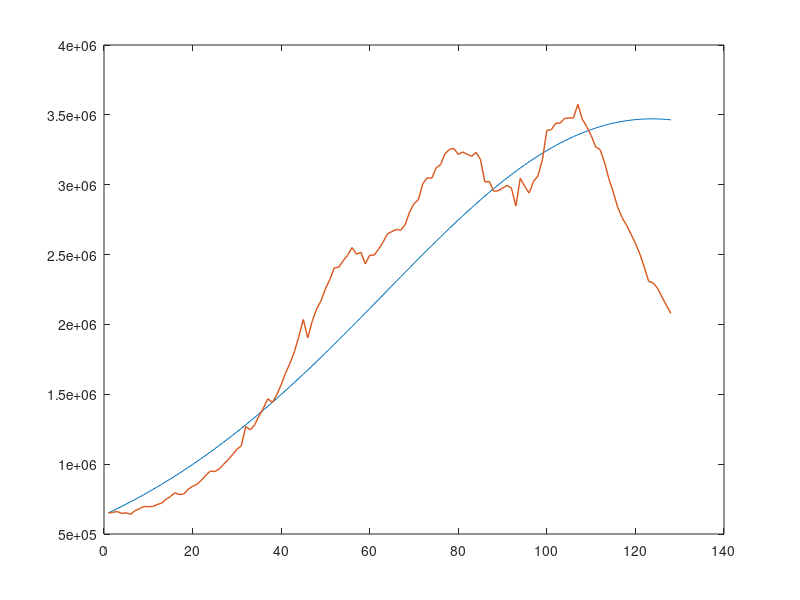

This figure's MATLAB source:
active(1) = 650657;
spread_rate = 0.069256674;
total(1) = 7283715;
total_pop = 311000000;
recovery = 0.0295;
for s = 1:1
    active_reality = [650657;
654983
661019
647568
651146
641530
666597
681313
696664
695385
697148
710967
720651
747930
767880
794864
782127
786174
820251
841545
855466
885544
919522
950397
947170
965415
999168
1031725
1066677
1106161
1130601
1269208
1245788
1280816
1344436
1401061
1468840
1440846
1495089
1568056
1651686
1722205
1806727
1913641
2035270
1903697
2020835
2110089
2168938
2255889
2322069
2405155
2409647
2456476
2494235
2550570
2502833
2516590
2433873
2495892
2496077
2538513
2588545
2647136
2664861
2679870
2674040
2713456
2804194
2864397
2894013
3008311
3049692
3045662
3120700
3143856
3221189
3253037
3259149
3217141
3234583
3218046
3203150
3231622
3181681
3019343
3023085
2953279
2956281
2975902
2995166
2975357
2847538
3046553
2988414
2939558
3024302
3063100
3180504
3390137
3393493
3440096
3440981
3474546
3477801
3477844
3575301
3469518
3415775
3352726
3271118
3252005
3161992
3042725
2946036
2837823
2763597
2709757
2646217
2580163
2504246
2409343
2307379
2297559
2258350
2195703
2135639
2079402];
end%storing actual data.
t = [1:128];
for i = 2:128 % Oct 1st to Feb 8th
    awareness = total(i-1)/total_pop*10;
    daily_spread_rate = spread_rate * (1-awareness);
    daily_increase = daily_spread_rate * active(i-1);
    active(i) = (1-recovery)*active(i-1) + daily_increase;
    total(i) = total(i-1) + daily_increase;
end
active = active';
plot(t,active,t,active_reality,'linewidth',1)